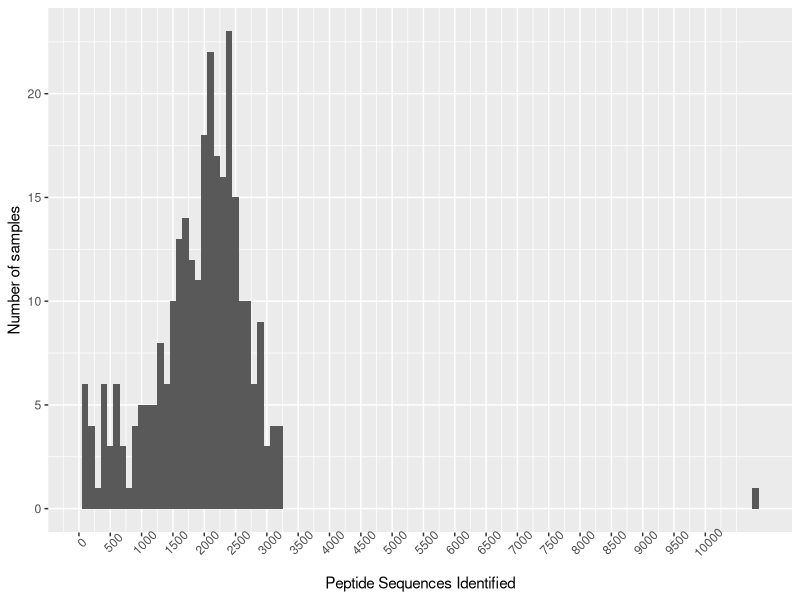
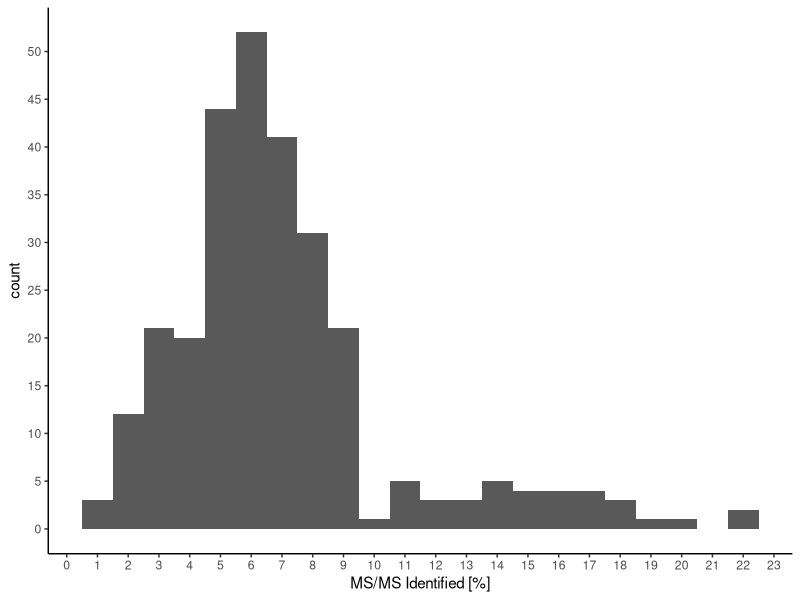

Reproduce these figures in R, in order.
## ---- chunk 1
library(tidyverse)
## ---- chunk 2
summary_df <- read.table("data_raw/human/summary.txt",
                 header = TRUE,
                 sep = "\t",
                 check.names = FALSE)
## ---- chunk 3
summary_df %>%
  filter(!`Peptide Sequences Identified` > 30000) %>%
ggplot(aes(x =`Peptide Sequences Identified`)) +
  geom_histogram(binwidth = 100) +
  scale_x_continuous(breaks = seq(0, 10000, by = 500)) +
  ylab("Number of samples") +
  theme(axis.text.x = element_text(angle = 45))
## ---- chunk 4
ggplot(data = summary_df, aes(x =`MS/MS Identified [%]` )) +
  geom_histogram(binwidth = 1) +
  scale_x_continuous(breaks = seq(0,23, by = 1)) +
  scale_y_continuous(breaks = seq(0,70, by = 5)) +
  theme_classic()
## ---- chunk 5
pep_mean <- mean(summary_df$`Peptide Sequences Identified`) 
## ---- chunk 6
sessionInfo()
